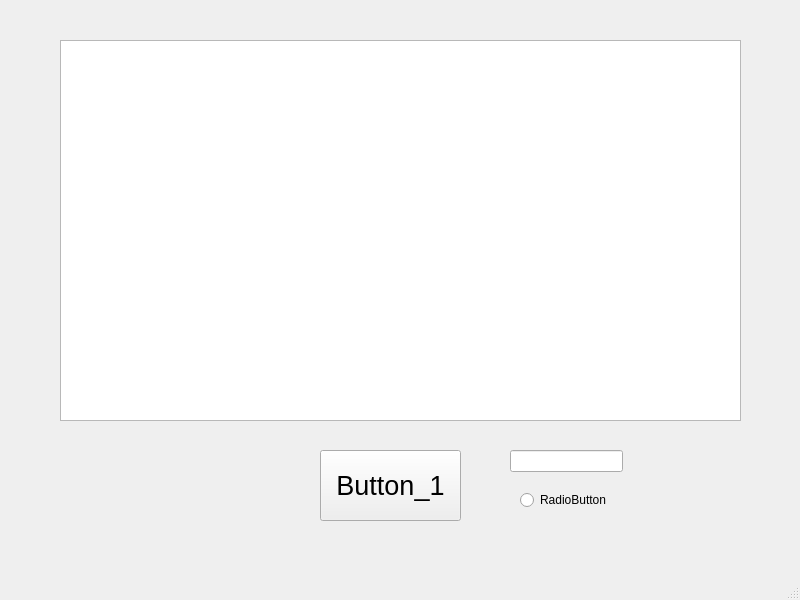
<?xml version="1.0" encoding="UTF-8"?>
<ui version="4.0">
 <class>MainWindow</class>
 <widget class="QMainWindow" name="MainWindow">
  <property name="geometry">
   <rect>
    <x>0</x>
    <y>0</y>
    <width>800</width>
    <height>600</height>
   </rect>
  </property>
  <property name="windowTitle">
   <string>MainWindow</string>
  </property>
  <widget class="QWidget" name="centralwidget">
   <widget class="QTextEdit" name="screen_1">
    <property name="geometry">
     <rect>
      <x>60</x>
      <y>40</y>
      <width>681</width>
      <height>381</height>
     </rect>
    </property>
   </widget>
   <widget class="QPushButton" name="Button_1">
    <property name="geometry">
     <rect>
      <x>320</x>
      <y>450</y>
      <width>141</width>
      <height>71</height>
     </rect>
    </property>
    <property name="font">
     <font>
      <pointsize>20</pointsize>
     </font>
    </property>
    <property name="text">
     <string>Button_1</string>
    </property>
   </widget>
   <widget class="QLineEdit" name="lineEdit">
    <property name="geometry">
     <rect>
      <x>510</x>
      <y>450</y>
      <width>113</width>
      <height>22</height>
     </rect>
    </property>
   </widget>
   <widget class="QRadioButton" name="radioButton">
    <property name="geometry">
     <rect>
      <x>520</x>
      <y>490</y>
      <width>89</width>
      <height>20</height>
     </rect>
    </property>
    <property name="text">
     <string>RadioButton</string>
    </property>
   </widget>
  </widget>
  <widget class="QMenuBar" name="menubar">
   <property name="geometry">
    <rect>
     <x>0</x>
     <y>0</y>
     <width>800</width>
     <height>22</height>
    </rect>
   </property>
  </widget>
  <widget class="QStatusBar" name="statusbar"/>
 </widget>
 <resources/>
 <connections/>
</ui>
